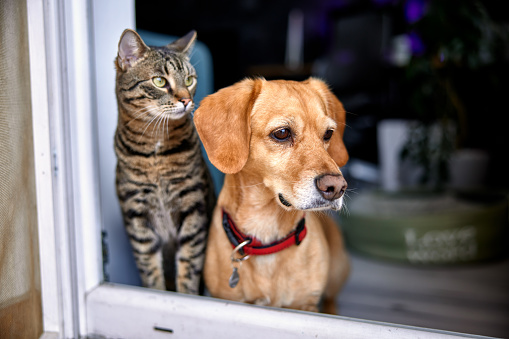
#> input picture images/img1.jpg, 509 x 339 px
$ python aug_new.py
#> lines starting #> are read from the running program, lines starting #| are printed output that depends on the picture
#> further down, img is the input picture: shape (339, 509, 3); mean B, G, R 101.8, 106.2, 116.3
#| (339, 509, 3)
import numpy as np
import pandas as pd
import os
import cv2
from matplotlib import pyplot as plt
import math
import skimage

def rotate_on_angle(image, angle):
    # dividing height and width by 2 to get the center of the image
#> called with angle = 180
    height, width = image.shape[:2]
#> height = 339; width = 509
    # get the center coordinates of the image to create the 2D rotation matrix
    center = (width/2, height/2)
#> center = (254.5, 169.5)

    # using cv2.getRotationMatrix2D() to get the rotation matrix
    rotate_matrix = cv2.getRotationMatrix2D(center=center, angle=angle, scale=1)

    # rotate the image using cv2.warpAffine
    rotated_image = cv2.warpAffine(src=image, M=rotate_matrix, dsize=(width, height))
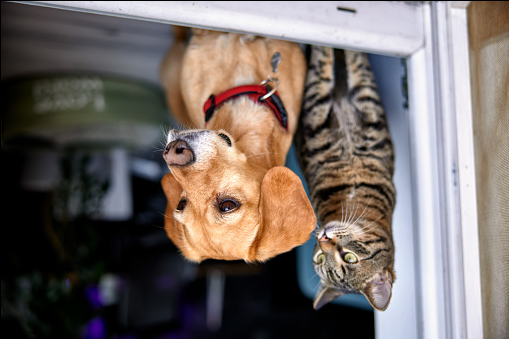
#> rotated_image: shape (339, 509, 3); mean B, G, R 101.4, 105.8, 115.9

    return rotated_image

def horizontal_flip(image):
    return image[:, ::-1]

def vertically_flip(image):
    return image[::-1, :]
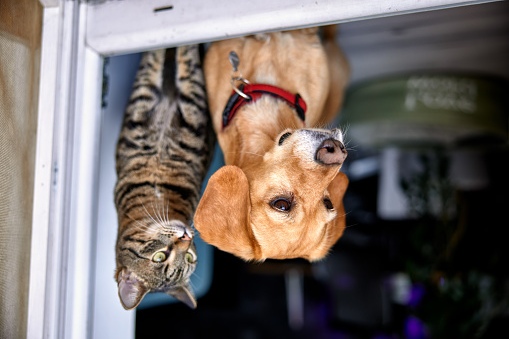
#> returned value: shape (339, 509, 3); mean of channels 0, 1, 2 101.8, 106.2, 116.3; drawn as B, G, R

def gaussian_noise(image):
    pass

if __name__ == "__main__":
    img_path = "./images/img1.jpg"
    img = cv2.imread(img_path)
    print(img.shape)
    var = 1

    rotated_img = rotate_on_angle(image = img, angle = 180)
    vertical_flipped_img = vertically_flip(img)
    horizontal_flipped_img = horizontal_flip(img)
#> in horizontal_flip, `return image[:, ::-1]`:
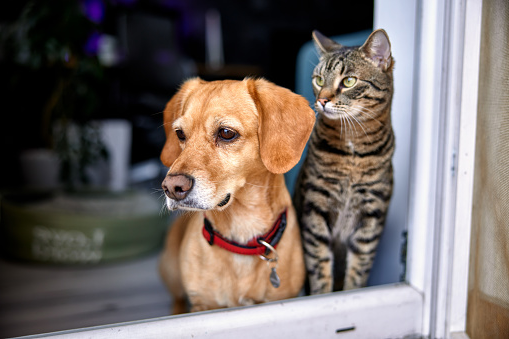
#> returned value: shape (339, 509, 3); mean of channels 0, 1, 2 101.8, 106.2, 116.3; drawn as B, G, R
#> (the run stopped early here; a loop or call above may not have finished)

$ run again, with images/img2.jpg copied over images/img1.jpg
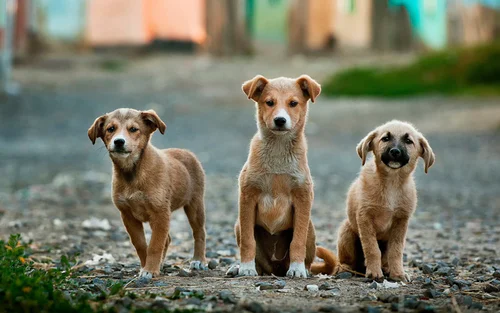
#> input picture images/img2.jpg, 500 x 313 px
#> img is the input picture: shape (313, 500, 3); mean B, G, R 101.8, 120, 119.1
#| (313, 500, 3)
#> in rotate_on_angle, `rotated_image = cv2.warpAffine(src=image, M=rotate_matrix, dsize=(widt..`:
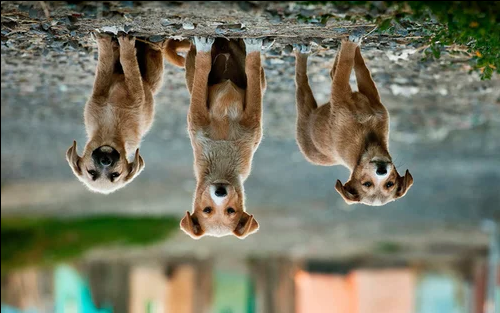
#> rotated_image: shape (313, 500, 3); mean B, G, R 101.1, 119.2, 118.4
#> in horizontal_flip, `return image[:, ::-1]`:
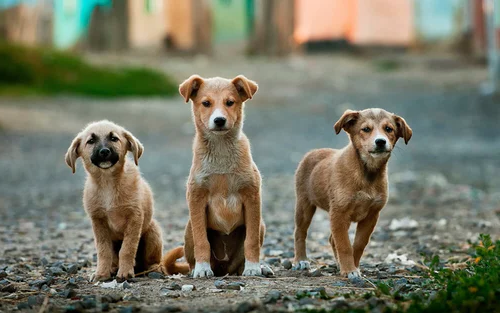
#> returned value: shape (313, 500, 3); mean of channels 0, 1, 2 101.8, 120, 119.1; drawn as B, G, R

$ run again, with images/img3.jpg copied over images/img1.jpg
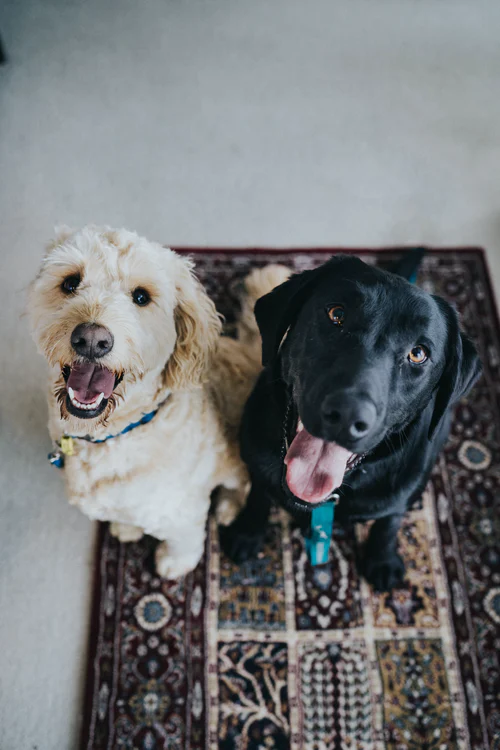
#> input picture images/img3.jpg, 500 x 750 px
#> img is the input picture: shape (750, 500, 3); mean B, G, R 119.9, 118.6, 116.5
#| (750, 500, 3)
#> in rotate_on_angle, `rotated_image = cv2.warpAffine(src=image, M=rotate_matrix, dsize=(widt..`:
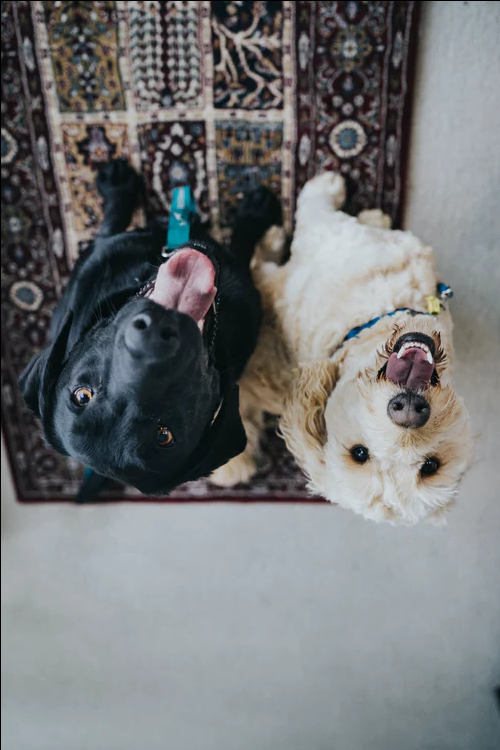
#> rotated_image: shape (750, 500, 3); mean B, G, R 119.4, 118.2, 116.1
#> in horizontal_flip, `return image[:, ::-1]`:
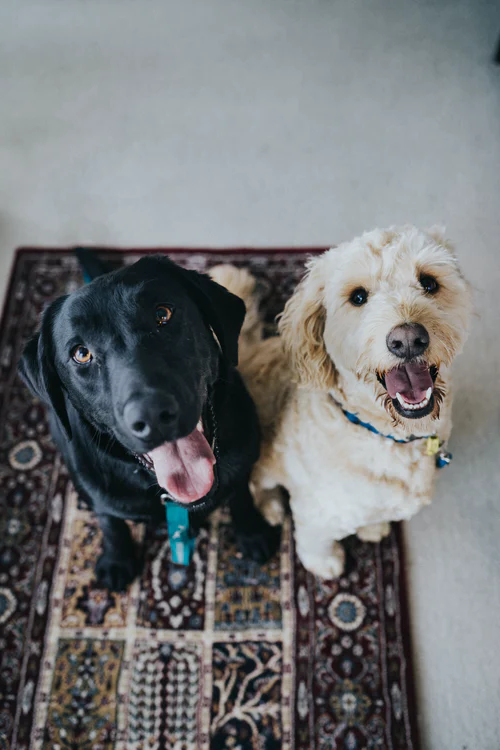
#> returned value: shape (750, 500, 3); mean of channels 0, 1, 2 119.9, 118.6, 116.5; drawn as B, G, R

$ run again, with images/img4.jpg copied over images/img1.jpg
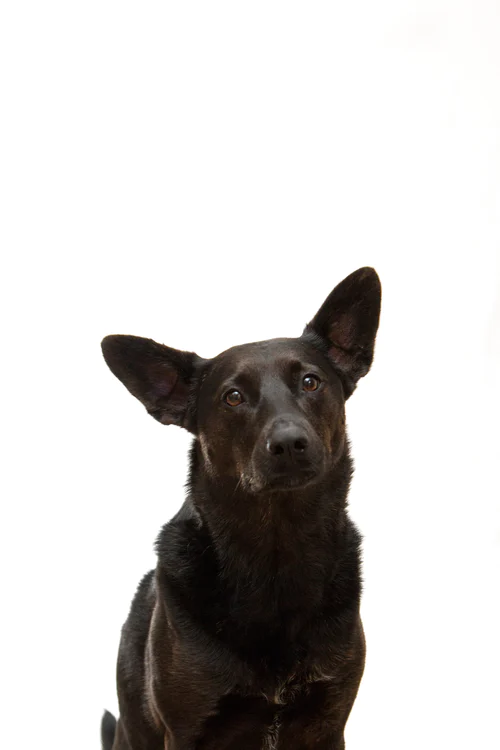
#> input picture images/img4.jpg, 500 x 750 px
#> img is the input picture: shape (750, 500, 3); mean B, G, R 199, 200.6, 202.8
#| (750, 500, 3)
#> in rotate_on_angle, `rotated_image = cv2.warpAffine(src=image, M=rotate_matrix, dsize=(widt..`:
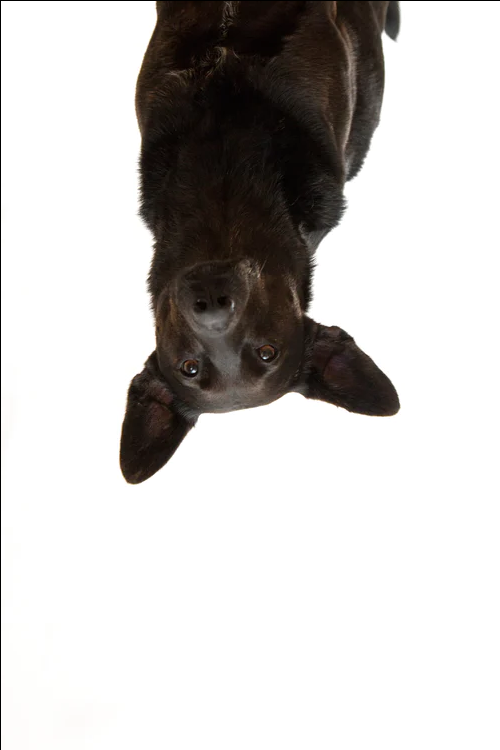
#> rotated_image: shape (750, 500, 3); mean B, G, R 198.2, 199.7, 202
#> in horizontal_flip, `return image[:, ::-1]`:
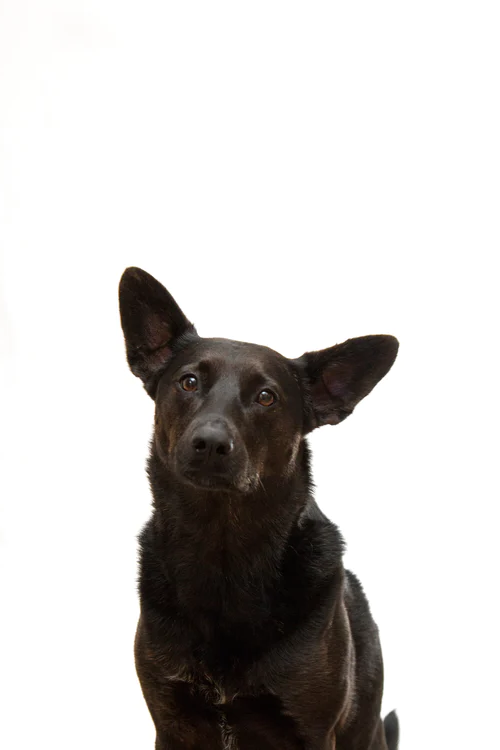
#> returned value: shape (750, 500, 3); mean of channels 0, 1, 2 199, 200.6, 202.8; drawn as B, G, R
